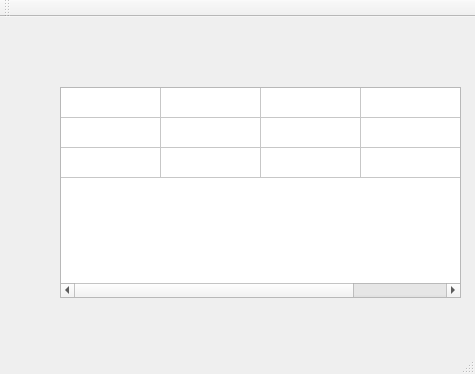
<?xml version="1.0" encoding="UTF-8"?>
<ui version="4.0">
 <class>MainWindow</class>
 <widget class="QMainWindow" name="MainWindow">
  <property name="geometry">
   <rect>
    <x>0</x>
    <y>0</y>
    <width>475</width>
    <height>374</height>
   </rect>
  </property>
  <property name="windowTitle">
   <string>MainWindow</string>
  </property>
  <widget class="QWidget" name="centralWidget">
   <widget class="QTableWidget" name="tableWidget">
    <property name="geometry">
     <rect>
      <x>60</x>
      <y>70</y>
      <width>401</width>
      <height>211</height>
     </rect>
    </property>
    <property name="rowCount">
     <number>3</number>
    </property>
    <property name="columnCount">
     <number>4</number>
    </property>
    <attribute name="horizontalHeaderVisible">
     <bool>false</bool>
    </attribute>
    <attribute name="verticalHeaderVisible">
     <bool>false</bool>
    </attribute>
    <row/>
    <row/>
    <row/>
    <column/>
    <column/>
    <column/>
    <column/>
   </widget>
  </widget>
  <widget class="QMenuBar" name="menuBar">
   <property name="geometry">
    <rect>
     <x>0</x>
     <y>0</y>
     <width>475</width>
     <height>23</height>
    </rect>
   </property>
  </widget>
  <widget class="QToolBar" name="mainToolBar">
   <attribute name="toolBarArea">
    <enum>TopToolBarArea</enum>
   </attribute>
   <attribute name="toolBarBreak">
    <bool>false</bool>
   </attribute>
  </widget>
  <widget class="QStatusBar" name="statusBar"/>
 </widget>
 <layoutdefault spacing="6" margin="11"/>
 <resources/>
 <connections/>
</ui>
